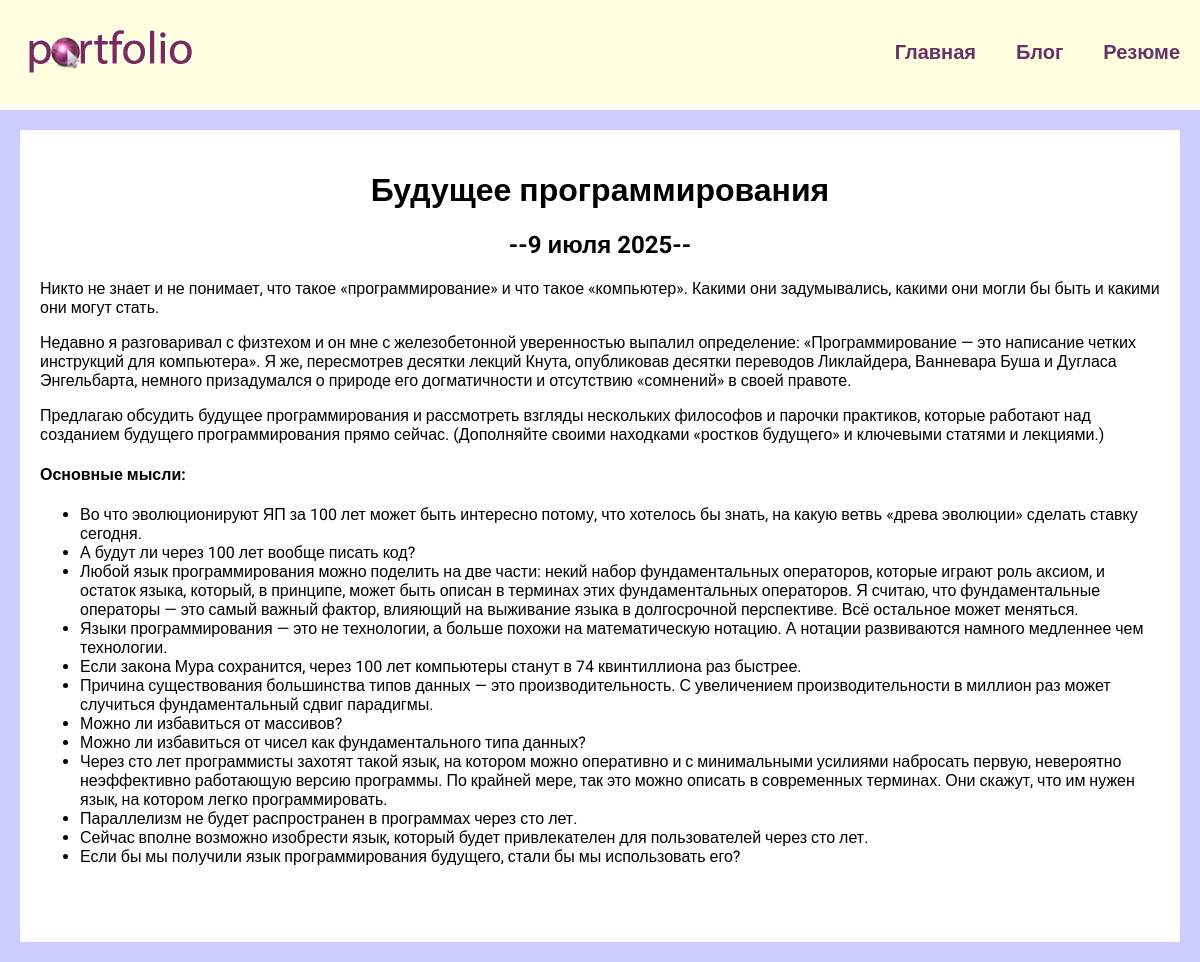
The app's page /blog/2/ with its own data.
### blog/models.py (models this page shows, shortened)
class Blog(models.Model):
    title = models.CharField(max_length=200)
    description = models.TextField()
    data = models.DateField()

### blog/views.py (the view)
# urls.py: path('<int:blog_id>/', views.detail, name='detail'),
def detail(request, blog_id):
    blog = get_object_or_404(Blog, pk=blog_id)
    return render(request,'blog/details.html', {'blog':blog})

### blog/templates/blog/details.html
{% extends 'skills/base.html' %}
{% load static %}
{% block content %}
<div class="detail">
    <h1>{{ blog.title }}</h1>
    <h2>--{{ blog.data|date:'j E Y' }}--</h2>
    {{ blog.description|safe }}
</div>
{% endblock %}

### skills/static/css/style.css (style rules this page uses)
body { font-family: "Roboto", sans-serif; background: #CCCCFF; padding: 0; margin: 0; }
h1 { text-align:center; margin-top:60px 0 40px; }
h2 { text-align:center; margin:20px 0; }
.detail { background: #FFF; padding:20px 20px 60px; box-sizing: border-box; }

### records on screen
Blog: title "Будущее программирования", data "9 июля 2025", description "Никто не знает и не понимает, что такое «программирование» и что такое «компьютер». Какими они задумывались, какими они могли бы быть и какими они могут стать. Недавно я разговаривал с физтехом и он мне с железобетонной уверенностью выпалил определение: «Программирование — это написание четких инструкций для компьютера». Я же, пересмотрев десятки лекций Кнута, опубликовав десятки переводов Ликлайдера, Ванневара Буша и Дугласа Энгельбарта, немного призадумался о природе его догматичности и отсутствию «сомнений» в своей правоте. Предлагаю обсудить будущее программирования и рассмотреть взгляды нескольких философов и парочки практиков, которые работают над созданием будущего программирования…"
